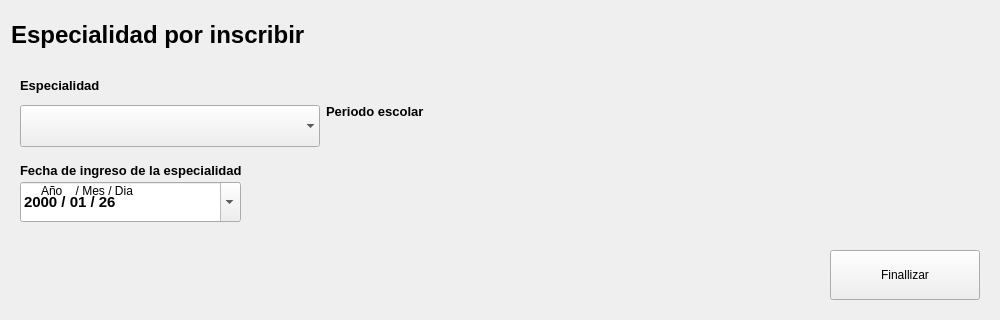
              <widget class="QFrame" name="especialidad_incribir">
               <property name="sizePolicy">
                <sizepolicy hsizetype="Preferred" vsizetype="Preferred">
                 <horstretch>0</horstretch>
                 <verstretch>10</verstretch>
                </sizepolicy>
               </property>
               <property name="minimumSize">
                <size>
                 <width>1000</width>
                 <height>320</height>
                </size>
               </property>
               <property name="styleSheet">
                <string notr="true"/>
               </property>
               <property name="frameShape">
                <enum>QFrame::NoFrame</enum>
               </property>
               <property name="frameShadow">
                <enum>QFrame::Raised</enum>
               </property>
               <property name="tipo" stdset="0">
                <string>espacio_preguntas_form</string>
               </property>
               <layout class="QVBoxLayout" name="verticalLayout_11">
                <property name="topMargin">
                 <number>20</number>
                </property>
                <item alignment="Qt::AlignLeft">
                 <widget class="QLabel" name="label_titulo_especialidad_incribrir">
                  <property name="maximumSize">
                   <size>
                    <width>16777215</width>
                    <height>30</height>
                   </size>
                  </property>
                  <property name="font">
                   <font>
                    <family>Arial</family>
                    <pointsize>18</pointsize>
                    <weight>75</weight>
                    <bold>true</bold>
                   </font>
                  </property>
                  <property name="styleSheet">
                   <string notr="true"/>
                  </property>
                  <property name="text">
                   <string>Especialidad por inscribir</string>
                  </property>
                  <property name="scaledContents">
                   <bool>false</bool>
                  </property>
                 </widget>
                </item>
                <item>
                 <widget class="QFrame" name="preguntas_especialidad_inscribit">
                  <property name="styleSheet">
                   <string notr="true"/>
                  </property>
                  <property name="frameShape">
                   <enum>QFrame::NoFrame</enum>
                  </property>
                  <property name="frameShadow">
                   <enum>QFrame::Raised</enum>
                  </property>
                  <layout class="QGridLayout" name="gridLayout_7">
                   <item row="0" column="0">
                    <layout class="QVBoxLayout" name="verticalLayout_41">
                     <property name="spacing">
                      <number>0</number>
                     </property>
                     <item>
                      <widget class="QLabel" name="label_especialidad_incribir">
                       <property name="enabled">
                        <bool>true</bool>
                       </property>
                       <property name="maximumSize">
                        <size>
                         <width>16777215</width>
                         <height>40</height>
                        </size>
                       </property>
                       <property name="font">
                        <font>
                         <family>Arial</family>
                         <pointsize>10</pointsize>
                         <weight>75</weight>
                         <bold>true</bold>
                        </font>
                       </property>
                       <property name="styleSheet">
                        <string notr="true"/>
                       </property>
                       <property name="text">
                        <string>Especialidad</string>
                       </property>
                       <property name="scaledContents">
                        <bool>false</bool>
                       </property>
                      </widget>
                     </item>
                     <item>
                      <widget class="QComboBox" name="boton_de_especialidad">
                       <property name="enabled">
                        <bool>true</bool>
                       </property>
                       <property name="sizePolicy">
                        <sizepolicy hsizetype="Fixed" vsizetype="Fixed">
                         <horstretch>0</horstretch>
                         <verstretch>0</verstretch>
                        </sizepolicy>
                       </property>
                       <property name="minimumSize">
                        <size>
                         <width>300</width>
                         <height>42</height>
                        </size>
                       </property>
                       <property name="styleSheet">
                        <string notr="true"/>
                       </property>
                       <property name="editable">
                        <bool>false</bool>
                       </property>
                       <property name="currentText">
                        <string/>
                       </property>
                       <property name="currentIndex">
                        <number>-1</number>
                       </property>
                       <property name="insertPolicy">
                        <enum>QComboBox::NoInsert</enum>
                       </property>
                       <property name="iconSize">
                        <size>
                         <width>40</width>
                         <height>40</height>
                        </size>
                       </property>
                       <property name="placeholderText">
                        <string/>
                       </property>
                       <property name="duplicatesEnabled">
                        <bool>false</bool>
                       </property>
                       <property name="frame">
                        <bool>false</bool>
                       </property>
                      </widget>
                     </item>
                    </layout>
                   </item>
                   <item row="0" column="1">
                    <layout class="QHBoxLayout" name="horizontalLayout_3">
                     <property name="topMargin">
                      <number>10</number>
                     </property>
                     <item alignment="Qt::AlignLeft">
                      <widget class="QLabel" name="label_periodo_escolar">
                       <property name="maximumSize">
                        <size>
                         <width>200</width>
                         <height>16777215</height>
                        </size>
                       </property>
                       <property name="font">
                        <font>
                         <family>Arial</family>
                         <pointsize>10</pointsize>
                         <weight>75</weight>
                         <bold>true</bold>
                        </font>
                       </property>
                       <property name="styleSheet">
                        <string notr="true"/>
                       </property>
                       <property name="text">
                        <string>Periodo escolar</string>
                       </property>
                       <property name="textFormat">
                        <enum>Qt::PlainText</enum>
                       </property>
                       <property name="scaledContents">
                        <bool>true</bool>
                       </property>
                      </widget>
                     </item>
                     <item alignment="Qt::AlignLeft">
                      <widget class="QLabel" name="label_mostrar_periodo_escolar">
                       <property name="sizePolicy">
                        <sizepolicy hsizetype="Preferred" vsizetype="Preferred">
                         <horstretch>10</horstretch>
                         <verstretch>10</verstretch>
                        </sizepolicy>
                       </property>
                       <property name="minimumSize">
                        <size>
                         <width>200</width>
                         <height>0</height>
                        </size>
                       </property>
                       <property name="maximumSize">
                        <size>
                         <width>200</width>
                         <height>16777215</height>
                        </size>
                       </property>
                       <property name="font">
                        <font>
                         <family>Arial</family>
                         <pointsize>13</pointsize>
                         <weight>75</weight>
                         <bold>true</bold>
                        </font>
                       </property>
                       <property name="styleSheet">
                        <string notr="true"/>
                       </property>
                       <property name="text">
                        <string/>
                       </property>
                       <property name="textFormat">
                        <enum>Qt::PlainText</enum>
                       </property>
                       <property name="scaledContents">
                        <bool>true</bool>
                       </property>
                      </widget>
                     </item>
                    </layout>
                   </item>
                   <item row="1" column="0">
                    <widget class="QFrame" name="espacio_fecha_especialidad">
                     <property name="styleSheet">
                      <string/>
                     </property>
                     <widget class="QLabel" name="label_fecha_de_ingreso_especialidad">
                      <property name="geometry">
                       <rect>
                        <x>0</x>
                        <y>9</y>
                        <width>231</width>
                        <height>16</height>
                       </rect>
                      </property>
                      <property name="maximumSize">
                       <size>
                        <width>300</width>
                        <height>40</height>
                       </size>
                      </property>
                      <property name="font">
                       <font>
                        <family>Arial</family>
                        <pointsize>10</pointsize>
                        <weight>75</weight>
                        <bold>true</bold>
                       </font>
                      </property>
                      <property name="styleSheet">
                       <string notr="true"/>
                      </property>
                      <property name="text">
                       <string>Fecha de ingreso de la especialidad</string>
                      </property>
                      <property name="scaledContents">
                       <bool>false</bool>
                      </property>
                     </widget>
                     <widget class="QDateEdit" name="dateedit_fecha_ingreso_especialidad">
                      <property name="geometry">
                       <rect>
                        <x>0</x>
                        <y>29</y>
                        <width>221</width>
                        <height>40</height>
                       </rect>
                      </property>
                      <property name="minimumSize">
                       <size>
                        <width>0</width>
                        <height>40</height>
                       </size>
                      </property>
                      <property name="font">
                       <font>
                        <family>Arial</family>
                        <pointsize>11</pointsize>
                        <weight>75</weight>
                        <italic>false</italic>
                        <bold>true</bold>
                       </font>
                      </property>
                      <property name="toolTip">
                       <string>Año/Mes/Dia</string>
                      </property>
                      <property name="styleSheet">
                       <string notr="true"/>
                      </property>
                      <property name="wrapping">
                       <bool>false</bool>
                      </property>
                      <property name="frame">
                       <bool>true</bool>
                      </property>
                      <property name="accelerated">
                       <bool>true</bool>
                      </property>
                      <property name="keyboardTracking">
                       <bool>true</bool>
                      </property>
                      <property name="showGroupSeparator" stdset="0">
                       <bool>true</bool>
                      </property>
                      <property name="currentSection">
                       <enum>QDateTimeEdit::YearSection</enum>
                      </property>
                      <property name="displayFormat">
                       <string>yyyy / MM / dd</string>
                      </property>
                      <property name="calendarPopup">
                       <bool>true</bool>
                      </property>
                      <property name="currentSectionIndex">
                       <number>0</number>
                      </property>
                      <property name="date">
                       <date>
                        <year>2000</year>
                        <month>1</month>
                        <day>26</day>
                       </date>
                      </property>
                     </widget>
                     <widget class="QLabel" name="label_5">
                      <property name="geometry">
                       <rect>
                        <x>21</x>
                        <y>30</y>
                        <width>101</width>
                        <height>16</height>
                       </rect>
                      </property>
                      <property name="styleSheet">
                       <string notr="true"/>
                      </property>
                      <property name="text">
                       <string>Año    / Mes / Dia</string>
                      </property>
                     </widget>
                    </widget>
                   </item>
                   <item row="2" column="2">
                    <widget class="QPushButton" name="boton_finalizar">
                     <property name="sizePolicy">
                      <sizepolicy hsizetype="Fixed" vsizetype="Fixed">
                       <horstretch>0</horstretch>
                       <verstretch>0</verstretch>
                      </sizepolicy>
                     </property>
                     <property name="minimumSize">
                      <size>
                       <width>150</width>
                       <height>50</height>
                      </size>
                     </property>
                     <property name="cursor">
                      <cursorShape>PointingHandCursor</cursorShape>
                     </property>
                     <property name="styleSheet">
                      <string notr="true"/>
                     </property>
                     <property name="text">
                      <string>Finallizar</string>
                     </property>
                    </widget>
                   </item>
                  </layout>
                 </widget>
                </item>
               </layout>
              </widget>
